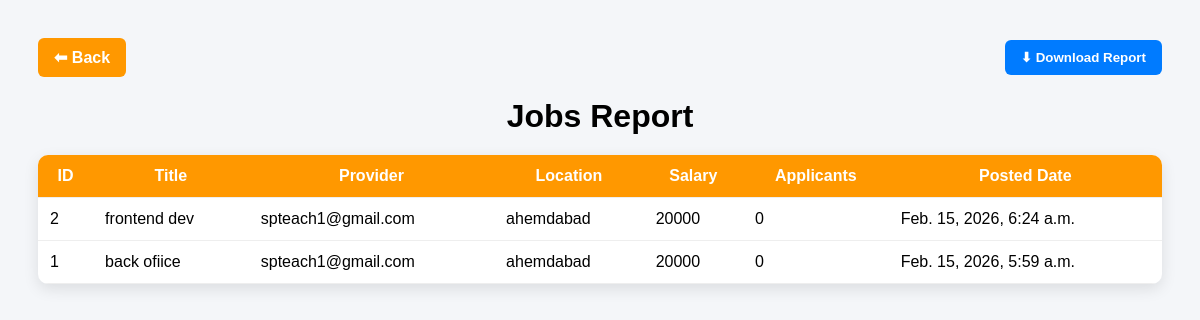
The page /reports/jobs/ on the database as committed earlier.
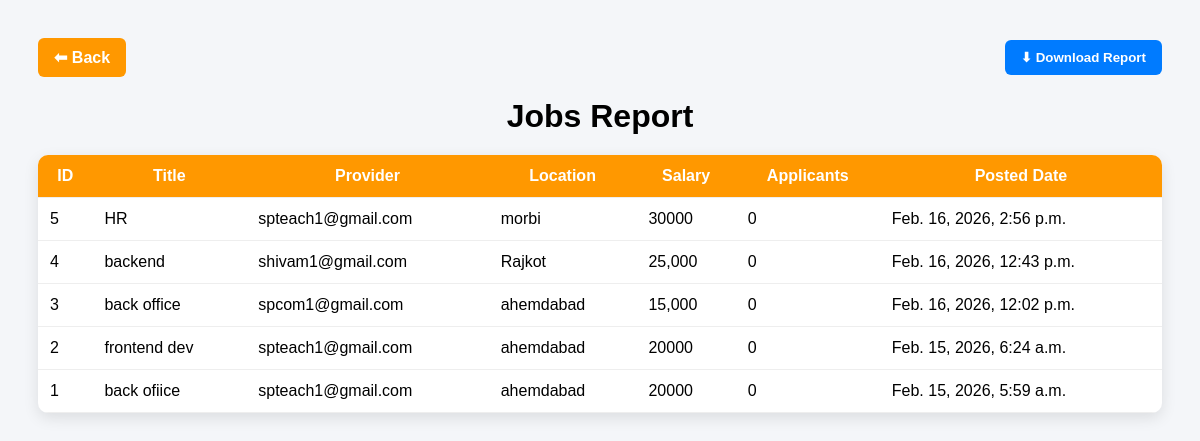
The same page on the database as committed later.
### myapp/models.py (models this page shows, shortened)
class Job(models.Model):
    provider = models.ForeignKey(
        User,
        on_delete=models.CASCADE,
        related_name="posted_jobs"
    )
    title = models.CharField(max_length=200)
    description = models.TextField()
    location = models.CharField(max_length=100)
    salary = models.CharField(max_length=100, blank=True)
    created_at = models.DateTimeField(auto_now_add=True)
    applicants = models.IntegerField(default=0)
    class Meta:
        ordering = ["-created_at"]

### myapp/views.py (the view)
# urls.py: path("reports/jobs/", views.job_report, name="job_report"),
def job_report(request):
    jobs = Job.objects.all()
    return render(request, "job_report.html", {"jobs": jobs})

### templates/job_report.html (shortened to what this page needs)
<!DOCTYPE html>
<html>
<head>
</head>
<body>
<div class="actions">
    <a href="{% url 'admin_reports_menu' %}" class="back">⬅ Back</a>
    <form action="{% url 'download_jobs' %}" method="get">
        <button type="submit">⬇ Download Report</button>
    </form>
</div>
<h1>Jobs Report</h1>
<table>
    <tr>
        <th>ID</th>
        <th>Title</th>
        <th>Provider</th>
        <th>Location</th>
        <th>Salary</th>
        <th>Applicants</th>
        <th>Posted Date</th>
    </tr>
    {% for job in jobs %}
        <tr>
            <td>{{ job.id }}</td>
            <td>{{ job.title }}</td>
            <td>{{ job.provider.username }}</td>
            <td>{{ job.location }}</td>
            <td>{{ job.salary }}</td>
            <td>{{ job.applicants }}</td>
            <td>{{ job.created_at }}</td>
        </tr>
    {% empty %}
        <tr>
            <td colspan="7">No jobs found.</td>
        </tr>
    {% endfor %}
</table>
</body>
</html>

### templates/job_report.html (style rules this page uses)
body { font-family: Poppins, sans-serif; background: #f4f6f9; padding: 30px; }
h1 { text-align: center; margin-bottom: 20px; }
.actions { display: flex; justify-content: space-between; align-items: center; margin-bottom: 15px; }
.back, button { padding: 10px 16px; border: none; border-radius: 6px; font-weight: 600; cursor: pointer; text-decoration: none; transition: .3s; }
.back { background: #ff9800; color: white; }
button { background: #007bff; color: white; }
table { width: 100%; border-collapse: collapse; background: white; box-shadow: 0 5px 15px rgba(0, 0, 0, .1); border-radius: 10px; overflow: hidden; }
th, td { padding: 12px; border-bottom: 1px solid #eee; }
th { background: #ff9800; color: white; }

Rows that differ between the two databases and show on the page:
added Job: id "5", title "HR", provider.username "spteach1@gmail.com", location "morbi", salary "30000", applicants "0", created_at "Feb. 16, 2026, 2:56 p.m."
added Job: id "4", title "backend", provider.username "shivam1@gmail.com", location "Rajkot", salary "25,000", applicants "0", created_at "Feb. 16, 2026, 12:43 p.m."
added Job: id "3", title "back office", provider.username "spcom1@gmail.com", location "ahemdabad", salary "15,000", applicants "0", created_at "Feb. 16, 2026, 12:02 p.m."
